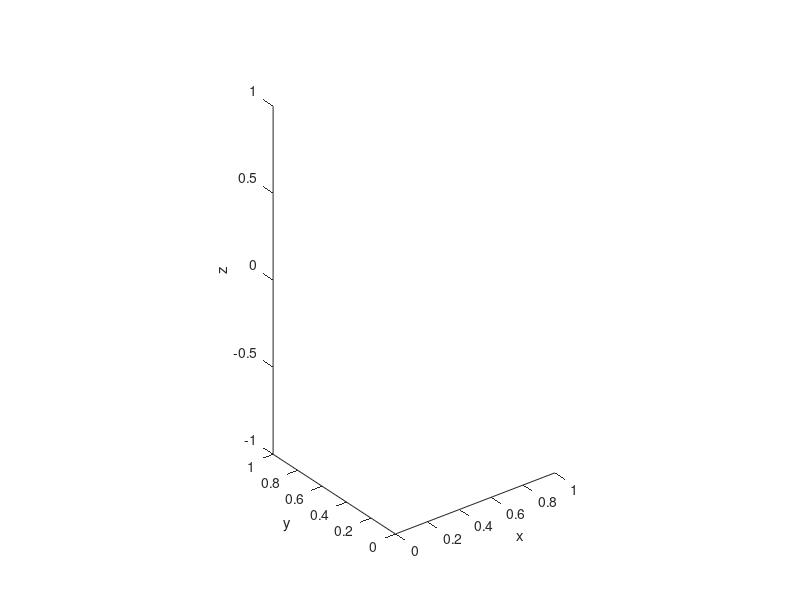

This chart was generated by the following MATLAB code: (Note: this script raises an error after producing the figure.)
%% DepthError_2Camera_ChangePose
% Calculate the depth error associated with error in individual point
% locations. Evaluate the change in the error relationship as the cameras
% are moved farther appart while keeping a common z_c between cameras.
%
%   NOTE: This script uses several simple internal functions to improve
%         readability. Scroll to the bottom of the script to review these
%         functions as needed.
%
%   M. Kutzer, 28Mar2022, USNA

clear all
close all
clc

makeVideo = false;

if makeVideo
    % Setup to create video
    vidTitle = sprintf('DepthError_2Camera_3D.mp4');
    vidObj_3D = VideoWriter(vidTitle,'MPEG-4');
    open(vidObj_3D);

    % Setup to create video
    vidTitle = sprintf('DepthError_2Camera_cA.mp4');
    vidObj_c(1) = VideoWriter(vidTitle,'MPEG-4');
    open(vidObj_c(1));

    % Setup to create video
    vidTitle = sprintf('DepthError_2Camera_c2.mp4');
    vidObj_c(2) = VideoWriter(vidTitle,'MPEG-4');
    open(vidObj_c(2));
end

%% Create figure & axes
fig = figure('Name','Estimate Depth Error');
axs = axes('Parent',fig);
hold(axs,'on');
daspect(axs,[1 1 1]);
view(axs,3);
xlabel(axs,'x');
ylabel(axs,'y');
zlabel(axs,'z');
addSingleLight(axs);

% Adjust axes limits
xlim(axs,[-600, 600]);
ylim(axs,[-900, 900])
zlim(axs,[-200,1200]);

% Figure for zoomed error
figZoom = figure('Name','Zoomed Error');
axsZoom = axes('Parent',figZoom);
hold(axsZoom,'on');
daspect(axsZoom,[1 1 1]);
view(axsZoom,3);
xlabel(axsZoom,'x (mm)');
ylabel(axsZoom,'y (mm)');
zlabel(axsZoom,'z (mm)');
addSingleLight(axsZoom);

% Set figure position and color for video
set(fig,'Color',[1 1 1],...
    'Units','Inches','Position',[0.25,0.65,6.27,4.70]);
set(figZoom,'Color',[1 1 1],...
    'Units','Inches','Position',[6.80,0.65,6.27,4.70]);

%% Define camera intrinsics
% NOTE: For this error approximation, we will *not* use a full camera
%       model. The cameras are assumed to be "perfect pinhole cameras."
%       Introducing lens effects etc. will further increase error.
A_ca2ma = [...
    460, 0, 320;...
    0, 470, 180;...
    0,   0,   1];

A_cb2mb = [...
    470, 0, 332;...
    0, 465, 176;...
    0,   0,   1];

%% Initialize plots of cameras and FOVs
h_ca2a = drawDFKCam(axs,eye(4));
h_cb2a = drawDFKCam(axs,eye(4));

res = [640,360];
fov_c(1) = plotCameraFOV(h_ca2a,A_ca2ma,1300,res);
set(fov_c(1),'FaceAlpha',0.1,'FaceColor','r');

fov_c(2) = plotCameraFOV(h_cb2a,A_cb2mb,1300,res);
set(fov_c(2),'FaceAlpha',0.1,'FaceColor','b');

%% Create image visualizations
for i = 1:2
    fig2D(i) = figure('Name',sprintf('Simulated Image %d',i));
    axs2D(i) = axes('Parent',fig2D(i));
    hold(axs2D(i),'on');
    daspect(axs2D(i),[1 1 1]);
    xlim(axs2D(i),[0,res(1)]+[-0.5,0.5]);
    ylim(axs2D(i),[0,res(2)]+[-0.5,0.5]);
    ttl(i) = title(axs2D(i),sprintf('Camera %d',i));
    plt2D_tru(i) = plot(axs2D(i),nan,nan,'xk');
    plt2D_rec(i) = plot(axs2D(i),nan,nan,'+k');
    plt2D_com(i) = plot(axs2D(i),nan,nan,'ok');
    lgnd2D(i) = legend(axs2D(i),[plt2D_tru(i), plt2D_rec(i),plt2D_com(i)],...
        'True Center',...
        'Recovered Center',...
        'Common Center');
end
set(axs2D,'ydir','reverse');
xlabel(axs2D,'x (pixels)');
ylabel(axs2D,'y (pixels)');

%% Initialize error region plot
ptc_err = patch('Vertices',nan(3,3),'Faces',1:3,'Parent',axs,...
    'EdgeColor','none','FaceColor','b','FaceAlpha',0.6);
ptc_err_z = copyobj(ptc_err,axsZoom);

%% Define "true" point
p_a_true = [0;0;0;1];
plt_a = plot3(axs,p_a_true(1),p_a_true(2),p_a_true(3),'*m',...
    'MarkerSize',10,'LineWidth',1);
plt_a_z = copyobj(plt_a,axsZoom);

%% Define test parameters
% Distance from point to each camera (true z_c for both)
s = 1100;
% Angle of seperation between cameras
k = 60;
alpha = deg2rad( linspace(0,180,k+2) );
alpha(1) = [];
alpha(end) = [];

% Error magnitude (i.e. radius)
n = 15; % Number of error radius samples
r = linspace(0,10,n);       % pixels

% Error angle
m = 15; % Number of sampling angles
phi = linspace(0,2*pi,m+1); % radians
phi(end) = [];

a = 1;
%for a = 1:numel(alpha)
%tic;
% -> Define camera locations & projection matrices
H_ca2a = Rx( alpha(a)/2)*Tz(s)*Ry(pi);
H_cb2a = Rx(-alpha(a)/2)*Tz(s)*Ry(pi);

% Define extrinsics
H_a2ca = invSE(H_ca2a);
H_a2cb = invSE(H_cb2a);

% Define projection matrices
P_a2ma = A_ca2ma*H_a2ca(1:3,:);
P_a2mb = A_cb2mb*H_a2cb(1:3,:);

% Define relative extrinsics
H_cb2ca = H_a2ca*H_cb2a;

% Update 3D view
set(h_ca2a,'Matrix',H_ca2a);
set(h_cb2a,'Matrix',H_cb2a);

%% Project points defining "true" pixel coordinates
[p_ma,z_ca_true] = projectPoints(p_a_true, P_a2ma);
[p_mb,z_cb_true] = projectPoints(p_a_true, P_a2mb);

%% Define radius error & sampling angles
p_a_est = nan(3,n,n,m,m);
ssd_err = nan(n,n,m,m);
for ia = 1:n
    for ib = 1:n
        for ja = 1:m
            for jb = 1:m
                % Define error vector
                err_ma = r(ia)*[cos(phi(ja)); sin(phi(ja)); 0];
                err_mb = r(ib)*[cos(phi(jb)); sin(phi(jb)); 0];

                % Recover depth
                [z_ca,z_cb] = recoverDepth(...
                    p_ma+err_ma,p_mb+err_mb,A_ca2ma,A_cb2mb,H_cb2ca);

                % Recover point in 3D
                p_a1 = recoverPoints(p_ma+err_ma, z_ca, P_a2ma);
                p_a2 = recoverPoints(p_mb+err_mb, z_cb, P_a2mb);

                % Average result
                p_a = mean([p_a1,p_a2],2);
                
                % Project common point back into the image
                p_ma_com = projectPoints(p_a, P_a2ma);
                p_mb_com = projectPoints(p_a, P_a2mb);
                % Append p_a
                %p_a_est(:,ia,ib,ja,jb) = p_a(1:3,:);

                % Calculate error
                %ssd_err(ia,ib,ja,jb) = norm(p_a - p_a_true);

                % Update plots
                set(plt2D_tru(1),'XData',p_ma(1),'YData',p_ma(2));
                set(plt2D_tru(2),'XData',p_mb(1),'YData',p_mb(2));
                set(plt2D_rec(1),...
                    'XData',p_ma(1)+err_ma(1),...
                    'YData',p_ma(2)+err_ma(2));
                set(plt2D_rec(2),...
                    'XData',p_mb(1)+err_mb(1),...
                    'YData',p_mb(2)+err_mb(2));
                set(plt2D_com(1),'XData',p_ma_com(1),'YData',p_ma_com(2));
                set(plt2D_com(2),'XData',p_mb_com(1),'YData',p_mb_com(2));

                drawnow
                if makeVideo
                    % Grab frame for video
                    frame = getframe(fig);
                    writeVideo(vidObj_3D,frame);
                    for k = 1:2
                        frame = getframe(fig2D(k));
                        writeVideo(vidObj_c(k),frame);
                    end
                end

            end
        end
    end
end

%% Plot 3D error & statistics
%p_a_err = p_a_est - repmat(p_a_true(1:3,:),1,n,n,m,m);
%p_a_err = p_a_est - repmat(p_a_true(1:3,:),1,m*m,n,n);
%rshp_p_a_est = reshape(p_a_est,3,[]);
%faces = convhull(rshp_p_a_est(1,:),rshp_p_a_est(2,:),rshp_p_a_est(3,:));
%set(ptc_err,'Vertices',rshp_p_a_est.','Faces',faces);
%set(ptc_err_z,'Vertices',rshp_p_a_est.','Faces',faces);
%drawnow


%fname = sprintf('ErrData%.2f,%d,%d,%d,%02d.mat',s,k,n,m,a);
%save(fname,'p_a_est','ssd_err','s','k','m','n','alpha','r','phi','a')
%toc
%end

if makeVideo
    % Close video obj
    close(vidObj_3D);
    close(vidObj_c(1));
    close(vidObj_c(2));
end


%% Define internal utility functions
function [p_m,z_c] = projectPoints(p_a, P_a2m)
% Calculate scaled pixel coordinate(s)
tilde_p_m = P_a2m*p_a;

% Recover depth(s)
z_c = tilde_p_m(3,:);

% Recover homogeneous pixel coordinate
p_m = tilde_p_m./z_c;
end

function p_a = recoverPoints(p_m, z_c, P_a2m)
% Isolate "rotation" and "translation" portions of projection matrix
Q_a2m = P_a2m(1:3,1:3);
V_a2m = P_a2m(1:3,4);

% Recover 3D point coordinate(s) & make homogeneous
p_a = (Q_a2m^(-1))*(z_c.*p_m - V_a2m);
p_a(4,:) = 1;
end

function [z_ca,z_cb] = recoverDepth(p_ma,p_mb,A_ca2ma,A_cb2mb,H_cb2ca)
% Define scaled point coordinates relative to camera frame
tilde_p_ca = (A_ca2ma^(-1))*p_ma;
tilde_p_cb = (A_cb2mb^(-1))*p_mb;

% Isolate rotation & translation of extrinsics
R_cb2ca = H_cb2ca(1:3,1:3);
d_cb2ca = H_cb2ca(1:3,4);

% Calcualte depth
z_c_ALL = pinv( [tilde_p_ca, -R_cb2ca*tilde_p_cb] )*d_cb2ca;

% Isolate depth parameters
z_ca = z_c_ALL(1,:);
z_cb = z_c_ALL(2,:);
end
